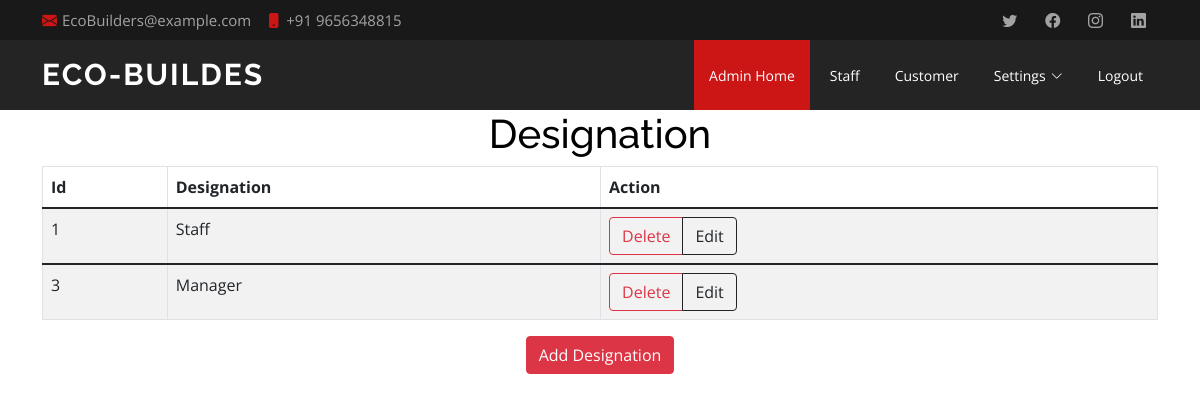
/admin_designation_master_view, run on the app's committed database.
### myapp/models.py (models this page shows)
class designation_master(models.Model):
    designation_name = models.CharField(max_length=100)

### myapp/views.py (the view)
# urls.py: path('admin_designation_master_view', views.admin_designation_master_view, name='admin_designation_master_view'),
def admin_designation_master_view(request):
    cl = designation_master.objects.all()
    context = {'desig_list':cl}
    return render(request, './myapp/admin_designation_master_view.html',context)

### myapp/templates/myapp/admin_designation_master_view.html (shortened to what this page needs)
{% extends 'myapp/admin_base.html' %}
{% load static %}
{% block body %}
<center>
    <h1>Designation</h1>
    <div class="container">
    <form role="form" name="frm" action="" method="post">
        <table class="table table-striped table-bordered ">
            <thead class="thead-dark">
            <tr>
                <th>Id</th>
                <th>Designation</th>
                <th>Action</th>
            </tr>
            </thead>
            {% for dg in desig_list %}
            <tbody >
            <tr>
                <td>{{ dg.id }}</td>
                <td>{{ dg.designation_name}}</td>
                <td>
                    <div class="btn-group">
                    <button type="button" class="btn btn-outline-danger" onclick="location.href='../admin_designation_master_delete?id={{ dg.id }}'">Delete</button>
                    <button type="button" class="btn btn-outline-dark" onclick="location.href='../admin_designation_master_edit?id={{ dg.id }}'">Edit</button>
                    </div>
                </td>
            </tr>
            <tbody>
            {% endfor %}
        </table>
        <a  class="btn btn-danger" href='../admin_designation_master_add'>Add Designation</a>
    </form>
    </div>
</center>
{% endblock %}

### myapp/static/myapp/assets/css/style.css (style rules this page uses)
body { font-family: "Open Sans", sans-serif; color: #444444; }
a { color: #cc1616; text-decoration: none; }
h1, h2, h3, h4, h5, h6 { font-family: "Raleway", sans-serif; }

### myapp/templates/myapp/admin_base.html (style rules this page uses)
body { color: black; }
label,h1,h2 { color: black; }

### data on the page
designation_master: id "1", designation_name "Staff"
designation_master: id "3", designation_name "Manager"
